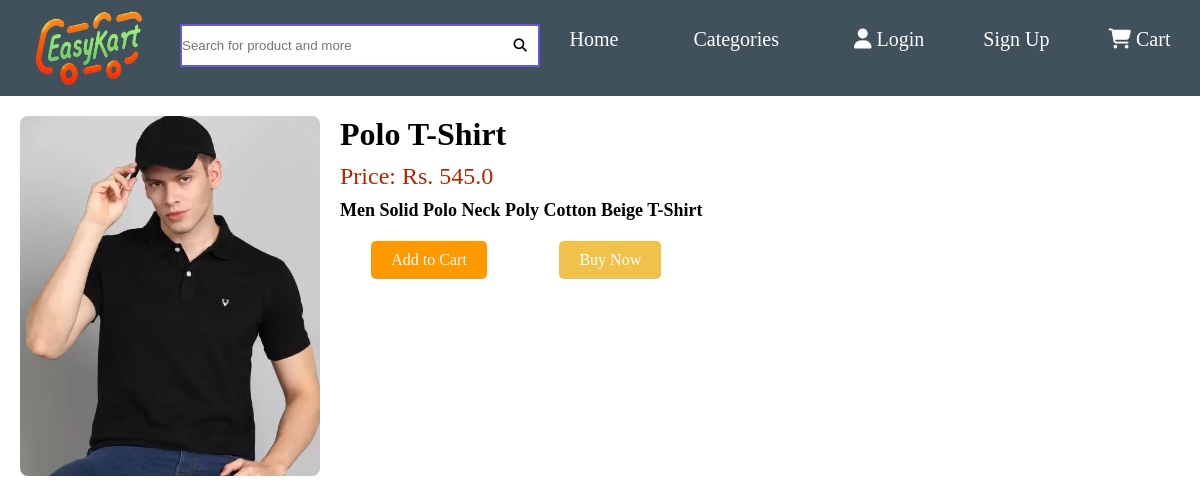
The app's page /product/2/, older data.
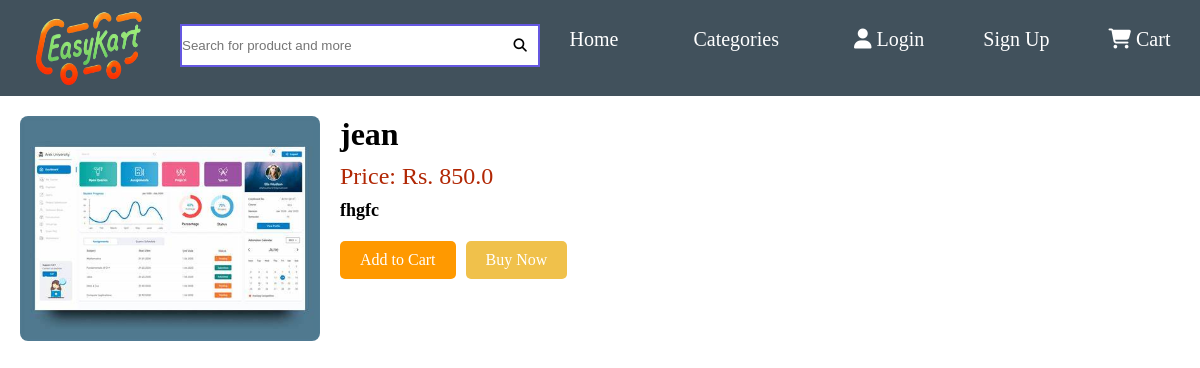
The same page, newer data.
### app/models.py (models this page shows, shortened)
class Product(models.Model):
    product_name=models.CharField(max_length=50)
    product_price=models.FloatField(default=0.0)
    product_discount_price=models.FloatField(default=0.0)
    product_description=models.CharField(max_length=300)
    product_category=models.ForeignKey(Product_category,on_delete=models.CASCADE)
    product_image=models.ImageField(upload_to="product_image/")

### app/views.py (the view)
# urls.py: path('product/<int:product_id>/', product_detail, name='product_detail'),
def product_detail(request, product_id):
    product = Product.objects.filter(id=product_id).first()
    if not product:
        return render(request, 'product_not_found.html')
    total_quantity = request.session.get('cart_quantity')
    return render(request, 'product_detail.html', {'product': product,'total_quantity':total_quantity})

### app/templates/product_detail.html (shortened to what this page needs)
{% extends "default.html" %}
{% block content %}
<div class="product-detail-container">
    <div class="product-image">
        <img src="{{ product.product_image.url }}" alt="{{ product.product_name }}">
    </div>
    <div class="product-details">
        <h1>{{ product.product_name }}</h1>
        <p class="price">Price: Rs. {{ product.product_price }}</p>
        <div class="description">
            <p>{{ product.product_description }}</p>
        </div>
        <div class="actions">
            <a href="{% url 'add_to_cart' product.id %}" class="add-to-cart-button">Add to Cart</a>
            <a href="{% url 'buy_now' product.id %}" class="buy-now-button">Buy Now</a>
        </div>
    </div>
</div>
{% endblock %}

### app/templates/default.html (shortened to what this page needs)
{% block header %}
{% load static %}
<!DOCTYPE html>
<html lang="en">
<head>
    <link rel="stylesheet" href="{% static 'css/nav.css' %}">
    <link rel="stylesheet" href="{% static 'css/card.css' %}">
    <link rel="stylesheet" href="{% static 'css/main.css' %}">
</head>
<body>
    <div class="nav">
        <div class="logo">
            <a href="/">
                <img src="{% static 'images/lg-removebg-preview - Copy.png' %}" alt="Logo">
            </a>
        </div>
        <form action="">
            <div class="search-container">
                <div class="search">
                    <input type="search" placeholder="Search for product and more">
                </div>
                <button><i class="fa-solid fa-magnifying-glass"></i></button>
            </div>
        </form>
        <ul id="menu">
            <li><a href="/">Home</a></li>
            <li class="dropdown">
                <a href="javascript:void(0)" class="dropbtn">Categories</a>
            </li>
            {% if request.session.user_email %}
            <li><a href="{% url 'profile' %}"><span><i class="fa-solid fa-user"></i></span>Profile</a></li>
            <li><a href="{% url 'logout' %}">Logout</a></li>
            <li><a href="{% url 'cart' %}"><span><i class="fa-solid fa-cart-shopping"></i></span> {{total_quantity}}</a>
            </li>
            {% else %}
            <li id="ic"><a href="{% url 'login' %}"><span><i class="fa-solid fa-user"></i></span>Login</a></li>
            <li><a href="{% url 'signup' %}">Sign Up</a></li>
            <li id="ic"><a href="{% url 'cart' %}"><span><i class="fa-solid fa-cart-shopping"></i></span>Cart</a></li>
            {% endif %}
        </ul>
    </div>
    {% endblock header %}
    {% block content %}
    {% endblock %}
</body>
</html>

### app/static/css/nav.css (style rules this page uses)
* { margin: 0; padding: 0; box-sizing: border-box; }
.nav { height: 12vh; width: 100%; background-color: #41515C; display: flex; justify-content: space-between; }
.nav .logo { height: 100%; width: 15%; }
.nav .logo img { height: 100%; width: 100%; }
.nav form { width: 30%; height: 45%; position: relative; top: 25%; background-color: #ffff; }
.nav form .search-container { height: 100%; width: 100%; display: flex; background-color: transparent; border: 2px solid rgb(101, 87, 225); }
.nav form .search-container .search { height: 100%; width: 90%; }
.nav form .search-container .search input { width: 100%; height: 100%; background-color: transparent; border: 0px solid; outline: 0%; }
.nav form .search-container button { width: 10%; border: 0px; outline: 0%; background-color: transparent; }
.nav ul { width: 45%; height: 100%; display: flex; justify-content: space-around; }
.nav ul li { list-style: none; position: relative; top: 28px; font-size: 20px; }
.nav ul li a { text-decoration: none; color: #ffff; }
.nav ul li a span { margin-right: 5px; }
.dropbtn { background-color: #41515C; color: white; padding: 16px; font-size: 20px; border: none; cursor: pointer; }
.dropdown { position: relative; display: inline-block; }
@media screen and (max-device-width: 1024px) { .nav ul { width: 55%; } }

### app/static/css/card.css (style rules this page uses)
.product-image img { max-width: 100%; height: 200px; object-fit: cover; border-radius: 8px; }
.description p { font-size: 18px; font-weight: bold; margin: 10px 0; }
.actions { display: flex; justify-content: space-around; margin-top: auto; }
.product-detail-container { display: flex; padding: 20px; }
.product-image img { width: 300px; height: auto; margin-right: 20px; }
.product-details { max-width: 600px; }
.product-details h1 { font-size: 2em; margin-bottom: 10px; }
.product-details .price { font-size: 1.5em; color: #b12704; margin-bottom: 10px; }
.product-details .description { margin-bottom: 20px; }
.actions .add-to-cart-button, .actions .buy-now-button { display: inline-block; padding: 10px 20px; margin-right: 10px; background-color: #ff9900; color: white; text-decoration: none; border-radius: 5px; }
.actions .buy-now-button { background-color: #f0c14b; }

Row changes from the older to the newer data that the page shows:
changed Product: product_image: a different picture; product_name "Polo T-Shirt" → "jean"; product_price "545.0" → "850.0"; product_description "Men Solid Polo Neck Poly Cotton Beige T-Shirt" → "fhgfc"
